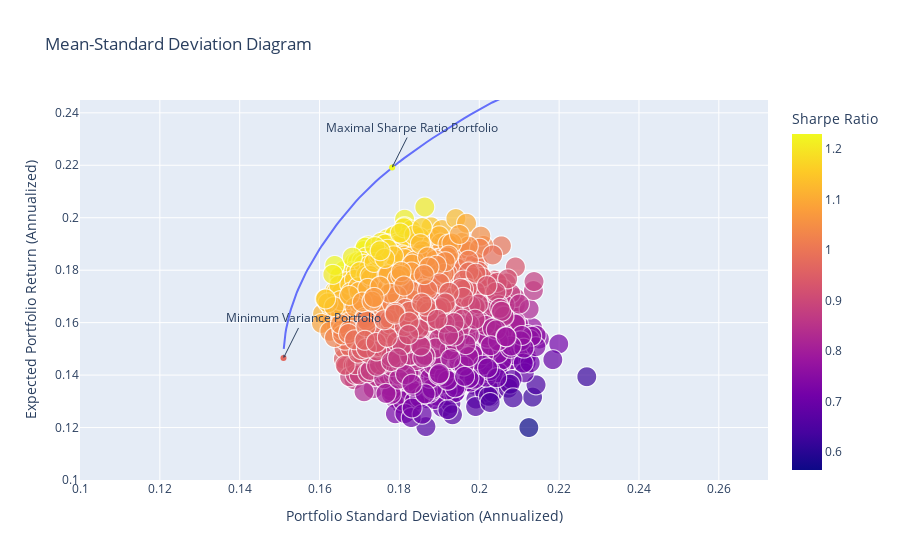

The code cell stored with this chart in its notebook:
### Code cell
import pandas as pd
import plotly.express as px

# Annotations for maximal Sharpe ratio and minimum variance portfolio
annotation_data = pd.DataFrame({
    'x': [max_sharpe_port_sd, min_sd_port_sd],
    'y': [max_sharpe_port_return, min_sd_port_return],
    'type': ["Maximal Sharpe Ratio Portfolio", "Minimum Variance Portfolio"]
})

# Plot data
fig = px.scatter(
    x=port_sd, y=port_returns,
    color=port_returns/port_sd,
    title="Mean-Standard Deviation Diagram",
    labels={
        "x": "Portfolio Standard Deviation (Annualized)",
        "y": "Expected Portfolio Return (Annualized)"
    },
    range_x=[0.1, max(port_sd)*1.2],  
    range_y=[0.1, max(port_returns)*1.2],
    opacity=0.7,
    size=[5]*len(port_sd)
)

# Add efficient frontier
fig.add_trace(
    px.line(x=obj_sd, y=target, labels={"x": "Risk", "y": "Return"}, title="Efficient Frontier").data[0]
)

# Add maximal Sharpe ratio portfolio
fig.add_trace(
    px.scatter(
        x=[max_sharpe_port_sd],
        y=[max_sharpe_port_return],
        color=[max_sharpe_port_return/max_sharpe_port_sd],
        title="Maximal Sharpe Ratio Portfolio"
    ).data[0]
)

# Add minimum variance portfolio
fig.add_trace(
    px.scatter(
        x=[min_sd_port_sd],
        y=[min_sd_port_return],
        color=[min_sd_port_return/min_sd_port_sd],
        title="Minimum Variance Portfolio"
    ).data[0]
)

# Add annotations
fig.add_annotation(
    x=annotation_data['x'][0],
    y=annotation_data['y'][0],
    text=annotation_data['type'][0],
    showarrow=True,
    arrowhead=5,
    arrowsize=.5,
    ax=20,
    ay=-40
)

fig.add_annotation(
    x=annotation_data['x'][1],
    y=annotation_data['y'][1],
    text=annotation_data['type'][1],
    showarrow=True,
    arrowhead=5,
    arrowsize=.5,
    ax=20,
    ay=-40
)

# Add colorbar
fig.update_layout(
    coloraxis_colorbar=dict(title="Sharpe Ratio")
)

fig.show()

### Figure 1 — Plotly figure (JSON) as saved in the notebook; plotly's stock layout.template omitted (floating-point values rounded to 4 significant figures; data arrays with more than 128 entries replaced by an {"elided": "..."} marker saying what was removed)
{"data": [{"hovertemplate": "Portfolio Standard Deviation (Annualized)=%{x}<br>Expected Portfolio Return (Annualized)=%{y}<br>size=%{marker.size}<br>color=%{marker.color}<extra></extra>", "legendgroup": "", "marker": {"color": {"elided": "5000 float values"}, "coloraxis": "coloraxis", "opacity": 0.7, "size": {"elided": "5000 int values"}, "sizemode": "area", "sizeref": 0.0125, "symbol": "circle"}, "mode": "markers", "name": "", "showlegend": false, "type": "scattergl", "x": {"elided": "5000 float values"}, "xaxis": "x", "y": {"elided": "5000 float values"}, "yaxis": "y"}, {"hovertemplate": "Risk=%{x}<br>Return=%{y}<extra></extra>", "legendgroup": "", "line": {"color": "#636efa", "dash": "solid"}, "marker": {"symbol": "circle"}, "mode": "lines", "name": "", "orientation": "v", "showlegend": false, "type": "scatter", "x": [0.151, 0.1511, 0.1512, 0.1513, 0.1515, 0.1516, 0.1518, 0.152, 0.1523, 0.1526, 0.1528, 0.1532, 0.1535, 0.1539, 0.1542, 0.1546, 0.1551, 0.1555, 0.156, 0.1565, 0.157, 0.1576, 0.1581, 0.1587, 0.1593, 0.1599, 0.1606, 0.1613, 0.1619, 0.1626, 0.1634, 0.1641, 0.1649, 0.1657, 0.1665, 0.1673, 0.1681, 0.169, 0.1699, 0.1709, 0.1719, 0.1729, 0.174, 0.1751, 0.1762, 0.1774, 0.1786, 0.1799, 0.1812, 0.1825, 0.1839, 0.1853, 0.1868, 0.1883, 0.1898, 0.1914, 0.1929, 0.1946, 0.1962, 0.1979, 0.1996, 0.2014, 0.2033, 0.2054, 0.2105, 0.2191, 0.2439, 0.2515, 0.2515, 0.2515, 0.2515, 0.2515, 0.2515, 0.2515, 0.2515, 0.2515, 0.2515, 0.2515, 0.2515, 0.2515, 0.2515, 0.2515, 0.2515, 0.2515, 0.2515, 0.2515, 0.2515, 0.2515, 0.2515, 0.2515, 0.2515, 0.2515, 0.2515, 0.2515, 0.2515, 0.2515, 0.2515, 0.2515, 0.2515, 0.2515], "xaxis": "x", "y": [0.15, 0.1515, 0.153, 0.1545, 0.1561, 0.1576, 0.1591, 0.1606, 0.1621, 0.1636, 0.1652, 0.1667, 0.1682, 0.1697, 0.1712, 0.1727, 0.1742, 0.1758, 0.1773, 0.1788, 0.1803, 0.1818, 0.1833, 0.1848, 0.1864, 0.1879, 0.1894, 0.1909, 0.1924, 0.1939, 0.1955, 0.197, 0.1985, 0.2, 0.2015, 0.203, 0.2045, 0.2061, 0.2076, 0.2091, 0.2106, 0.2121, 0.2136, 0.2152, 0.2167, 0.2182, 0.2197, 0.2212, 0.2227, 0.2242, 0.2258, 0.2273, 0.2288, 0.2303, 0.2318, 0.2333, 0.2348, 0.2364, 0.2379, 0.2394, 0.2409, 0.2424, 0.2439, 0.2455, 0.247, 0.2485, 0.25, 0.2515, 0.253, 0.2545, 0.2561, 0.2576, 0.2591, 0.2606, 0.2621, 0.2636, 0.2652, 0.2667, 0.2682, 0.2697, 0.2712, 0.2727, 0.2742, 0.2758, 0.2773, 0.2788, 0.2803, 0.2818, 0.2833, 0.2848, 0.2864, 0.2879, 0.2894, 0.2909, 0.2924, 0.2939, 0.2955, 0.297, 0.2985, 0.3], "yaxis": "y"}, {"hovertemplate": "x=%{x}<br>y=%{y}<br>color=%{marker.color}<extra></extra>", "legendgroup": "", "marker": {"color": [1.23], "coloraxis": "coloraxis", "symbol": "circle"}, "mode": "markers", "name": "", "orientation": "v", "showlegend": false, "type": "scatter", "x": [0.1782], "xaxis": "x", "y": [0.2191], "yaxis": "y"}, {"hovertemplate": "x=%{x}<br>y=%{y}<br>color=%{marker.color}<extra></extra>", "legendgroup": "", "marker": {"color": [0.9706], "coloraxis": "coloraxis", "symbol": "circle"}, "mode": "markers", "name": "", "orientation": "v", "showlegend": false, "type": "scatter", "x": [0.151], "xaxis": "x", "y": [0.1465], "yaxis": "y"}], "layout": {"annotations": [{"arrowhead": 5, "arrowsize": 0.5, "ax": 20, "ay": -40, "showarrow": true, "text": "Maximal Sharpe Ratio Portfolio", "x": 0.1782, "y": 0.2191}, {"arrowhead": 5, "arrowsize": 0.5, "ax": 20, "ay": -40, "showarrow": true, "text": "Minimum Variance Portfolio", "x": 0.151, "y": 0.1465}], "coloraxis": {"colorbar": {"title": {"text": "Sharpe Ratio"}}, "colorscale": [[0, "#0d0887"], [0.1111, "#46039f"], [0.2222, "#7201a8"], [0.3333, "#9c179e"], [0.4444, "#bd3786"], [0.5556, "#d8576b"], [0.6667, "#ed7953"], [0.7778, "#fb9f3a"], [0.8889, "#fdca26"], [1, "#f0f921"]]}, "legend": {"itemsizing": "constant", "tracegroupgap": 0}, "title": {"text": "Mean-Standard Deviation Diagram"}, "xaxis": {"anchor": "y", "domain": [0, 1], "range": [0.1, 0.2723], "title": {"text": "Portfolio Standard Deviation (Annualized)"}}, "yaxis": {"anchor": "x", "domain": [0, 1], "range": [0.1, 0.2449], "title": {"text": "Expected Portfolio Return (Annualized)"}}}}
